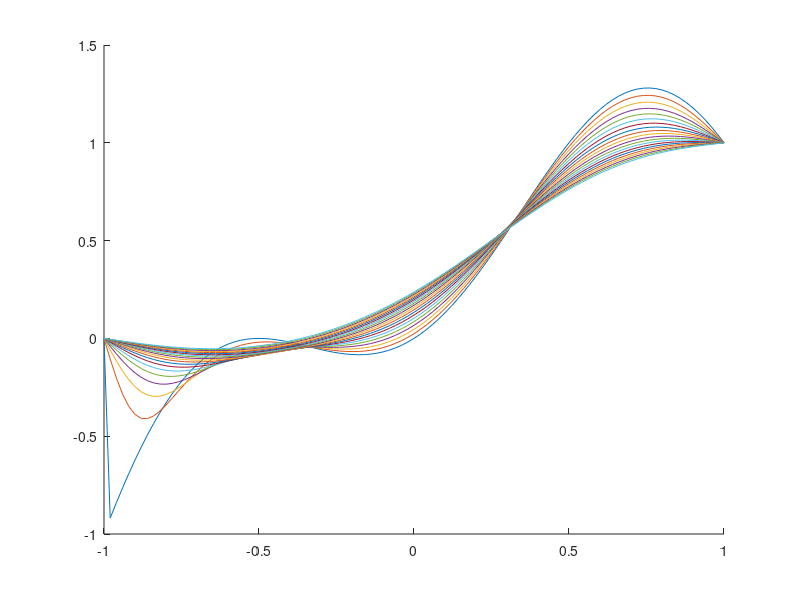

This figure's MATLAB source:
%%% Initialize variables
nt=10000;
nx=100;
x=[-1:2/nx:1]
U=zeros(nx+1,nt+1);
U(:,1)=x.*(1+sin(pi.*x));
U(1,:)=0;
U(nx+1,:)=1;
for j=1:nt
U(2:nx,j+1)=U(2:nx,j)+0.02*(U(1:(nx-1),j)-2*U(2:nx,j)+U(3:(nx+1),j)); %iterations\
endfor

hold on
for i=1:500:10000 plot(x,U(:,i)) endfor